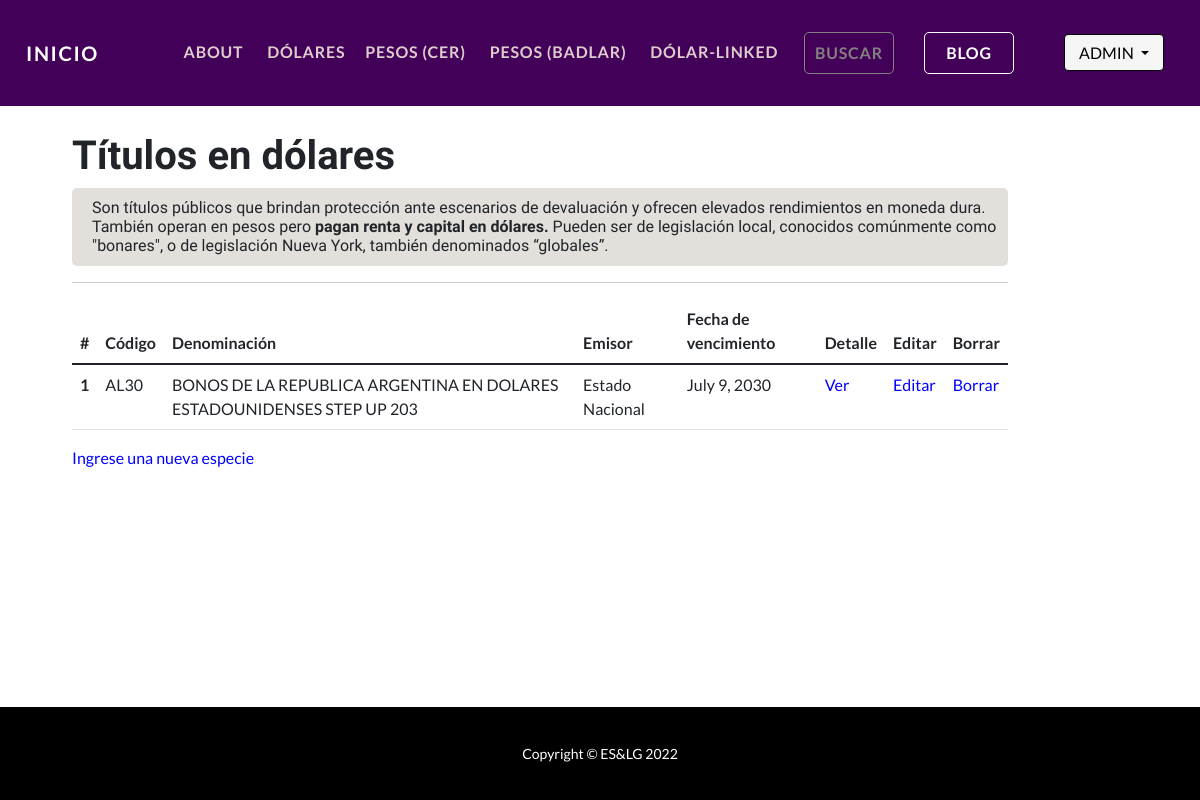
The app's page /AppBonos/dolares/ (signed in), older data.
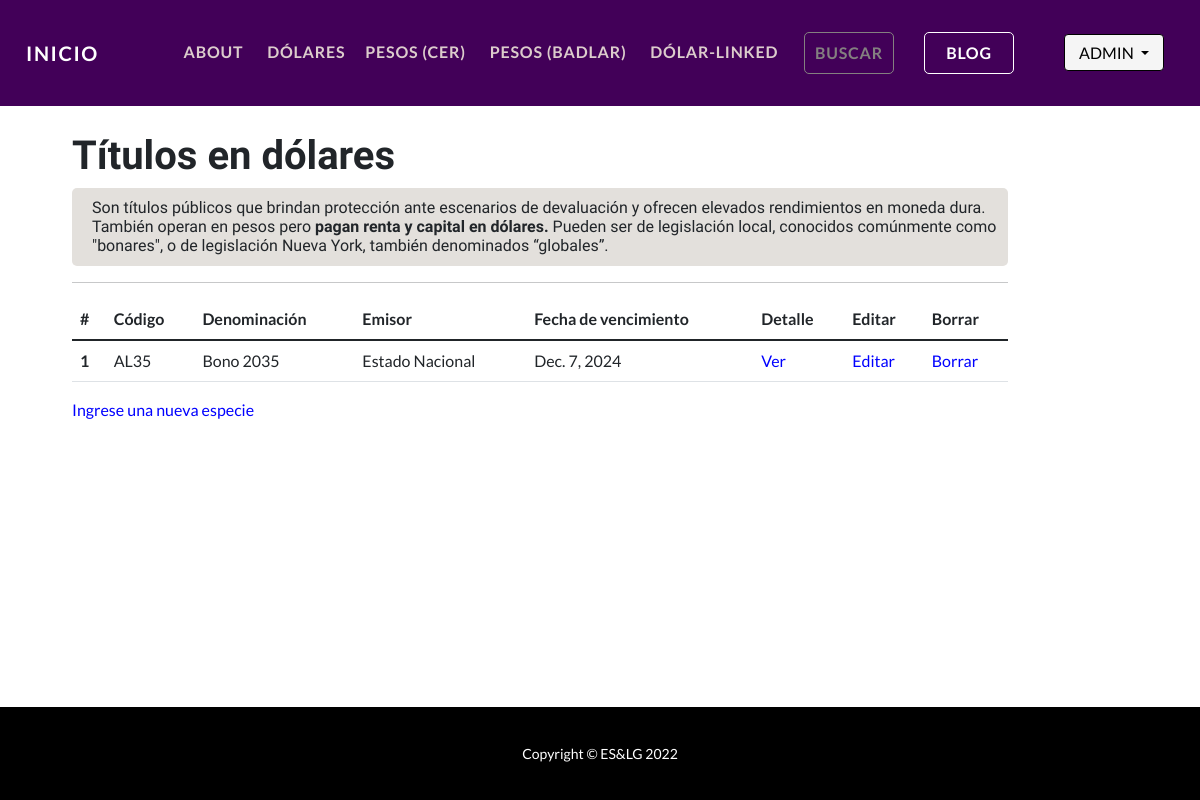
The same page, newer data.
### AppBonos/models.py (models this page shows, shortened)
class Dolar(models.Model):
    codigo = models.CharField(max_length=30)
    denominacion = models.CharField(max_length=100)
    emisor = models.CharField(max_length=30)
    fecha_emision = models.DateField(null=True)
    fecha_vencimiento = models.DateField(null=True)
    amortizacion = models.CharField(max_length=500)
    interes = models.CharField(max_length=500)
    ley = models.CharField(max_length=30)

### AppBonos/views.py (the view)
# urls.py: path("dolares/", dolares, name="dolares"),
@login_required
def dolares(request):
    dolares = Dolar.objects.all()
    contexto = {"dolares_encontrados": dolares}
    return render(request, "AppBonos/dolares.html", context=contexto)

### AppBonos/templates/AppBonos/dolares.html (shortened to what this page needs)
{% extends "AppBonos/base.html" %}
{% load static %}
{% block contenido %}
<div class="container" style="margin:11% 0 20% 5%; width: 80%;">
    <h2 style="font-weight: bold; font-size: 40px;">Títulos en dólares</h2>
    <div style="background-color:rgb(227, 224, 220); border-radius: 5px; padding: 10px; text-align:start;">
        <h3 style="font-weight: normal; font-size: 16px; padding-left: 10px; margin-bottom: 0;">Son títulos públicos
            que brindan protección ante escenarios de devaluación y ofrecen elevados rendimientos en moneda dura.
            También operan en pesos pero <strong>pagan renta y capital en dólares. </strong>Pueden ser de legislación local, conocidos comúnmente como "bonares", o de legislación Nueva York, también denominados “globales”.</h3>
    </div>
    <hr>
    {% if dolares_encontrados %}
    <table class="table table-hover">
        <thead>
            <tr>
                <th scope="col">#</th>
                <th scope="col">Código</th>
                <th scope="col">Denominación</th>
                <th scope="col">Emisor</th>
                <th scope="col">Fecha de vencimiento</th>
                <th scope="col">Detalle</th>
                <th scope="col">Editar</th>
                <th scope="col">Borrar</th>
            </tr>
        </thead>
        <tbody>
            {% for dolares in dolares_encontrados %}
            <tr>
                <th scope="row">{{forloop.counter}}</th>
                <td>{{dolares.codigo}}</td>
                <td>{{dolares.denominacion}}</td>
                <td>{{dolares.emisor}}</td>
                <td>{{dolares.fecha_vencimiento}}</td>
                <td> <a href="{% url 'DolarDetail' dolares.id %}" style="text-decoration: none; color:blue">Ver</a>
                </td>
                <td> <a href="{% url 'DolarUpdate' dolares.id %}" style="text-decoration: none; color:blue">Editar</a>
                </td>
                <td> <a href="{% url 'DolarDelete' dolares.id %}" style="text-decoration: none; color:blue">Borrar</a>
                </td>
            </tr>
            {% endfor %}
        </tbody>
    </table>
    {% else %}
    <p>No se encontraron especies cargadas en la base de datos.</p>
    {% endif %}
    <p><a href="{% url 'form_dolares' %}" style="text-decoration: none; color:blue"> Ingrese una nueva especie</a>
    </p>
</div>
{% endblock %}

Row changes from the older to the newer data that the page shows:
removed Dolar: codigo "AL30", denominacion "BONOS DE LA REPUBLICA ARGENTINA EN DOLARES ESTADOUNIDENSES STEP UP 203", emisor "Estado Nacional", fecha_vencimiento "July 9, 2030"
added Dolar: codigo "AL35", denominacion "Bono 2035", emisor "Estado Nacional", fecha_vencimiento "Dec. 7, 2024"
